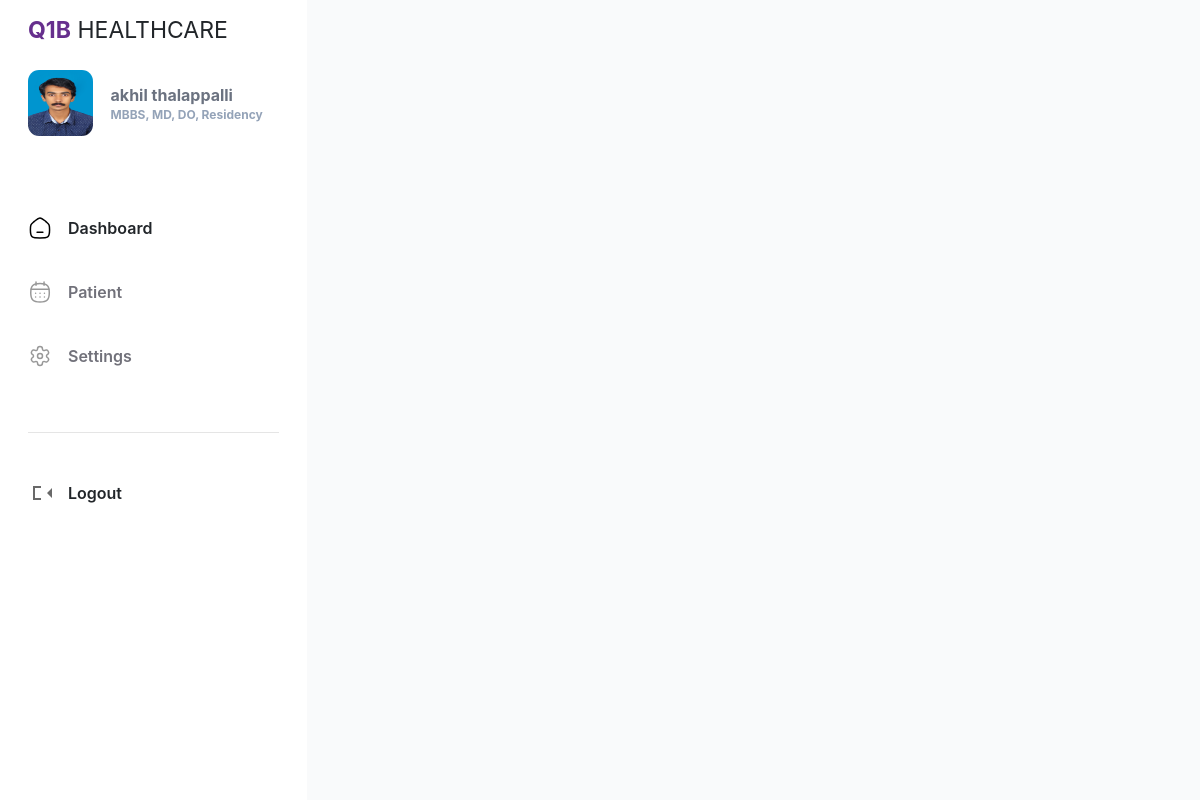
The app's page /test1 (signed in) with its own data.
### q1bapp/models.py (models this page shows)
class User(AbstractUser):
    USERNAME_FIELD = 'email'
    REQUIRED_FIELDS = ['phone_number','username']
    USER_TYPE_CHOICES = (
        ('D', 'Doctor'),
        ('S', 'Staff'),
    )
    user_type = models.CharField(max_length=1, choices=USER_TYPE_CHOICES)
    name = models.CharField(max_length=255, null=True, blank=True)
    phone_number = models.CharField(max_length=13,null=True,blank=True)
    email = models.EmailField(null=True,blank=True,unique=True)
    address = models.TextField(null=True,blank=True)
    city = models.CharField(max_length=155,null=True,blank=True)
    pincode = models.CharField(max_length=6,null=True,blank=True)
    created_at = models.DateTimeField(auto_now_add=True)
    photo = models.ImageField(upload_to='images/', null=True, blank=True)
    designation = models.CharField(max_length=155,null=True,blank=True)

### q1bapp/views.py (the view)
# urls.py: path('test1', views.test1,name='test1'),
def test1(request):
        try:
            today = datetime.date.today()
            appointment = Eventappointment.objects.filter(
            Q(end_time__gte=today) | Q(start_time=today),
            start_time__lte=today).first()
            recent_patient = Patient.objects.get(id=appointment.patient_id_id,is_active=True)
        except:
            recent_patient = None
        patient = Patient.objects.all()
        now = timezone.now()
        three_months_ago = now - timedelta(days=90)
        new_patients = Patient.objects.filter(created_at__gte=three_months_ago).count()
        older_patients = Patient.objects.filter(created_at__lt=three_months_ago).count()
        male_count = Patient.objects.filter(gender='Male').count()
        female_count = Patient.objects.filter(gender='Female').count()
        total_patients_count = new_patients + older_patients
        total_users = male_count + female_count
        male_percentage = (male_count / total_users) * 100 if total_users > 0 else 0
        female_percentage = (female_count / total_users) * 100 if total_users > 0 else 0
        if total_patients_count > 0:
            recent_patients_percentage = (new_patients / total_patients_count) * 100
            older_patients_percentage = (older_patients / total_patients_count) * 100
        else:
            recent_patients_percentage = 0
            older_patients_percentage = 0
        context = {'patient' : patient,
                    'female_percentage':female_percentage,
        'male_percentage':male_percentage,
        'female_count':female_count,
        'male_count':male_count,
          'older_patients_percentage':older_patients_percentage,
        'recent_patients_percentage':recent_patients_percentage,
        'older_patients':older_patients,
        'new_patients':new_patients,
        'recent_patient':recent_patient}
        return render(request,'test1.html',context)

### q1bapp/templates/test1.html (shortened to what this page needs)
{% load static %}
<html>
<head>
  <script src="https://cdn.tailwindcss.com?plugins=forms,typography,aspect-ratio,line-clamp"></script>
      <link rel="stylesheet" href="https://cdn.jsdelivr.net/npm/themify-icons@1.0.1/css/themify-icons.css">
<link rel="stylesheet" href="https://cdn.datatables.net/1.11.5/css/jquery.dataTables.min.css">
    <link
      rel="stylesheet"
      href="https://cdn.jsdelivr.net/npm/bootstrap@4.0.0/dist/css/bootstrap.min.css"
    />
    <link rel="stylesheet" href="https://cdnjs.cloudflare.com/ajax/libs/font-awesome/5.15.4/css/all.min.css">
</head>
<body class="flex flex-row">
  <nav
    class="md:w-1/3 left-side px-8 py-9 flex-col hidden md:flex md:py-8 md:px-7 xl:w-2/12"
  >
  <h3 style="font-size: 23px;margin-bottom: 25px;margin-top: -15px;"><b><span style="color: #662F8D;">Q1B</span></b> HEALTHCARE</h3>
    <div>
      <div class="flex items-center mb-20">
        {% if user.photo %}
        <img src="{{ user.photo.url }}" alt="User Photo" style="border-radius: 17%; width: 65px; height: 66px;margin-right: 7%;">
    {% else %}
        <img src="https://i.postimg.cc/BvNYhMHS/user-img.jpg" alt="Default User Photo" style="border-radius: 17%;margin-right: 7%; width: 65px; height: 66px;;">
    {% endif %}
        <div>
          <p class="text-base font-bold text-gray-500">{{user.first_name}}</p>
          <p class="text-xs font-bold text-slate-400">{{user.designation}}</p>
        </div>
      </div>
      <ul style="padding-left: 0;">
        <li class="mb-10">
          <a class="flex items-center">
            <span class="text-base font-semibold ml-3">Dashboard</span>
          </a>
        </li>
        <li class="mb-10">
          <a class="flex items-center">
            <span class="text-base font-semibold text-zinc-500 ml-3"
              >Patient</span
            >
          </a>
        </li>
        <li class="mb-16">
          <a class="flex items-center">
            <span class="text-base font-semibold text-zinc-500 ml-3"
              >Settings</span
            >
          </a>
        </li>
      </ul>
      <hr class="mb-5" />
    </div>
    <button class="flex items-center">
      <svg
  width="24"
  height="24"
  viewBox="0 0 24 24"
  fill="none"
  xmlns="http://www.w3.org/2000/svg"
>
  <path
    d="M13 17V19H5V5H13V7H7V17H13ZM19 12L24 7V17L19 12Z"
    fill="#696969"
  />
</svg>
      <span class="ml-3 text-base font-semibold">Logout</span>
    </button>
  </nav>
  <section
    class="w-full p-8 bg-gray-50 md:w-3/3 md:p-8 md:min-content xl:w-12/12"
  >
  </section>
</body>
</html>
<link rel="stylesheet" href="https://cdn.datatables.net/1.11.5/css/jquery.dataTables.min.css">

### q1bapp/templates/test1.html (style rules this page uses)
* { margin: 0; padding: 0; box-sizing: border-box; }
body { font-family: "Inter",ui-sans-serif,system-ui,-apple-system,BlinkMacSystemFont,"Segoe UI","Roboto","Helvetica Neue","Arial","Noto Sans",sans-serif,"Apple Color Emoji","Segoe UI Emoji","Segoe UI Symbol","Noto Color Emoji"; -webkit-font-smoothing: auto; -moz-osx-font-smoothing: auto; }

### records on screen
User: photo (picture), first_name "akhil thalappalli", designation "MBBS, MD, DO, Residency"
